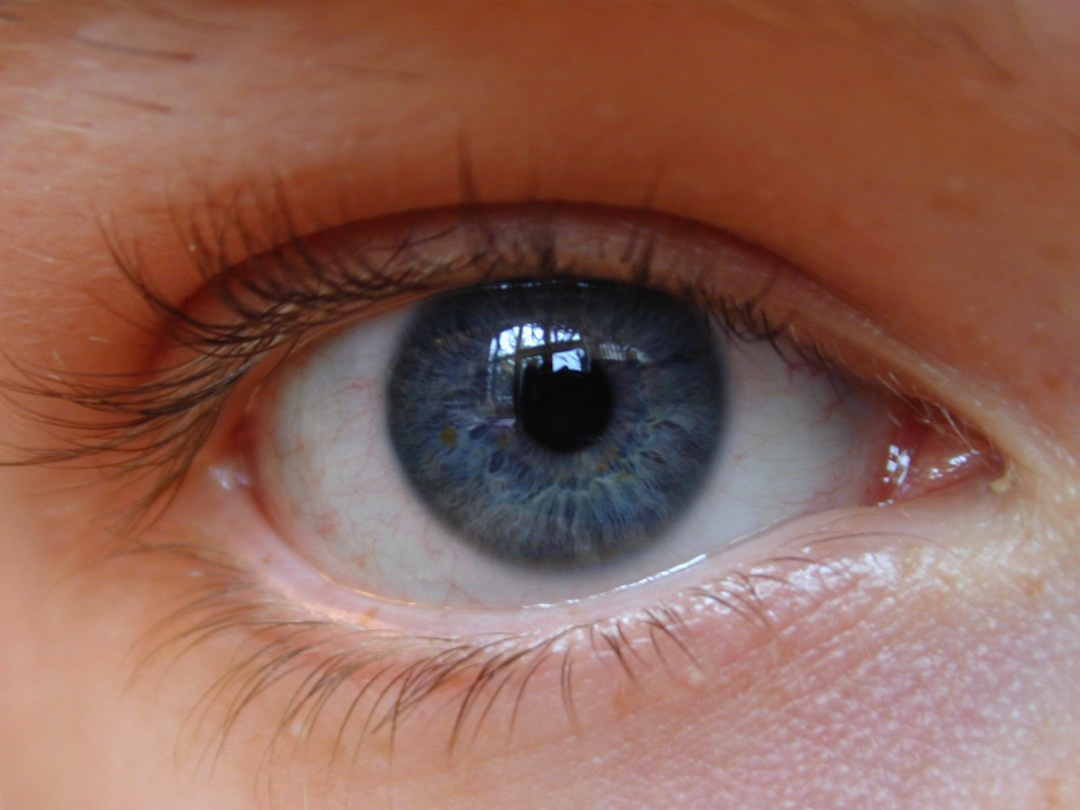
#> input picture img_proc/eye.jpg, 1080 x 810 px, given in place of the camera
$ python calibration.py   (Python 2 division)
#> lines starting #> are read from the running program, lines starting #| are printed output that depends on the picture
### img_proc/eyetracker/eyetracker.py

import cv2
import blob
import numpy as np
from collections import namedtuple
from eyestats import EyeStats
from trackingstats import TrackingStats
from point import Point

class EyeTracker:

	def __init__(self, img_input = None):

		self.Rectangle = namedtuple("Rectangle", "x y w h")

		if img_input != None:
			self.img_input = img_input
			self.img_orig = cv2.resize(
				img_input,
				(self.xScale, self.yScale)
			)

		# detects the eye using haar cascades
		self.cascade = cv2.CascadeClassifier(
			"cascades/haarcascade_eye_tree_eyeglasses.xml"
		)

		self.faceCascade = cv2.CascadeClassifier(
			"cascades/haarcascade_frontalface_default.xml"
		)

		# pupil color constants
		self.pupilThresh = 9000

		# the resized width and height for analysis
		self.xScale = 640
		self.yScale = 480

		self.padding = 10

		# found empircally
		self.averageContourSize = 10000

		self.MAX_COLOR = 60
		self.MIN_COLOR = 0

		self.previousEyes = list()
		self.lostEyes = set()

	def setImage(self, image):
		self.img_input = image
		self.img_orig = cv2.resize(
			self.img_input,
			(self.xScale, self.yScale)
		)
		return self

	def _val2np(self, val):
		return np.array([val], np.uint8)

	# [5 lines left out: function _tupleSum, not called in this run]

	def mapVal(self, x, in_min, in_max, out_min, out_max):
	  return (
	  	(x - in_min) *
	  	(out_max - out_min) /
	  	(in_max - in_min) +
	  	out_min
	  )

	# [159 lines left out: functions getAngle, getAverageAngle, weightPupil, filterAngle, filterBlobs, getPupil and 2 more, not called in this run]

	def getXScale(self):
		return self.xScale

	def getYScale(self):
		return self.yScale

	def getRectSizes(self, rects):
		return map(lambda rect: rect[2] * rect[3], rects)

	def filterRectSize(self, rects):
		try:
			W, H = [(w, h) for _, _, w, h in rects
				if w * h == min(self.getRectSizes(rects))][0]
			#print maxW, maxH
			return [
				(
					x + (w / 2) - (W / 2),
					y + (h / 2) - (H / 2),
					W,
					H
				) for x, y, w, h in rects
			]
		except IndexError:
			return list()

	# [13 lines left out: function matchFace, not called in this run]

	def track(self):
		trackingStats = TrackingStats()

		img = np.copy(self.img_orig)
		trackingStats.setImage(np.copy(img))

		# uses Haar classification to find the eyes
		unfilteredEyeRects = self.cascade.detectMultiScale(
			cv2.cvtColor(
				img,
				cv2.COLOR_BGR2GRAY
			),
			scaleFactor = 2.2,
			minNeighbors = 3,
			maxSize = (200, 200),
			minSize = (0, 0)
		)

		faceRects = self.faceCascade.detectMultiScale(
			cv2.cvtColor(
				img,
				cv2.COLOR_BGR2GRAY
			),
			scaleFactor = 1.9,
			minNeighbors = 1,
			maxSize = (1000, 1000),
			minSize = (0, 0)
		)

		self.eyeRects = self.filterRectSize(unfilteredEyeRects)

		img_disp_colors = np.copy(self.img_orig)
		img_disp_centroids = np.copy(self.img_orig)
		img_disp_tracking = np.copy(self.img_orig)

		# changes the ROI of the image
		for x, y, w, h in self.eyeRects:
			eyeStats = EyeStats()
			eyeStats.setHaarRectangle(self.Rectangle(x, y, w, h))

			# pairs a face with the eyes
			self.matchFace(eyeStats, faceRects)

			img = self.img_orig[y:y+h, x:x+w]
			eyeStats.setImage(self.img_orig[y:y+h, x:x+w])
			img = cv2.resize(img, (self.xScale, self.yScale))

			img_centroid = np.copy(img)
			img_tracking = np.copy(img)

			pupil = self.getPupil(img)
			if pupil == None:
				continue

			# draws the pupil onto the image
			cv2.drawContours(
				img,
				[pupil.getContour()],
				 -1,
				 (0, 255, 255),
				 -1
			)

			# draws a circle for the pupils centroids found
			self.drawPupils(img_centroid, pupil, eyeStats)

			resVec = eyeStats.getResultantVector(self.xScale, self.yScale)
			# draws the centroid on the tracking image
			cv2.circle(
				img_tracking,
				eyeStats.getPupil().getCentroid().toTuple(),
				10,
				(0, 255, 255),
				20
			)

			# gets the end point and maps it to be visualized
			px, py = eyeStats.getPupil().getCentroid() + resVec
			endPoint = (px, py)

			# draws lines indicating looking position
			cv2.line(
				img_tracking,
				eyeStats.getPupil().getCentroid().toTuple(),
				endPoint,
				(0, 255, 0),
				20
			)
			cv2.line(
				img_centroid,
				eyeStats.getPupil().getCentroid().toTuple(),
				(eyeStats.getPupil().getCentroid() + resVec).toTuple(),
				(0, 255, 0),
				20
			)

			# resizes images so they can be put back into the original image
			img = cv2.resize(img, (w, h))
			img_centroid = cv2.resize(img_centroid, (w, h))
			img_tracking = cv2.resize(img_tracking, (w, h))

			# updates the stats
			eyeStats.setTrackingImage(np.copy(img_tracking))
			eyeStats.setColorImage(np.copy(img))
			eyeStats.setCentroidImage(np.copy(img_centroid))

			# sets the inner ROIs to the colored and centroid images
			img_disp_colors[y:y+h, x:x+w] = img
			img_disp_centroids[y:y+h, x:x+w] = img_centroid
			img_disp_tracking[y:y+h, x:x+w] = img_tracking
			cv2.rectangle(
				img_disp_colors,
				(x, y),
				(x + w, y + h),
				(255, 0, 0),
				2
			)
			cv2.rectangle(
				img_disp_centroids,
				(x, y),
				(x + w, y + h),
				(255, 0, 0),
				2
			)
			trackingStats.pushEye(eyeStats)

		trackingStats.setColorImage(np.copy(img_disp_colors))
		trackingStats.setTrackingImage(np.copy(img_disp_tracking))
		trackingStats.setCentroidImage(np.copy(img_disp_centroids))

		self.lostEyes.update(trackingStats.assignIds(self.previousEyes))
		self.previousEyes = trackingStats.getEyeList() + list(self.lostEyes)

		return trackingStats

	# [8 lines left out: function norm, not called in this run]

### img_proc/eyetracker/point.py

class Point:

	def __init__(self, x, y):
		self.x = x
		self.y = y

	def toTuple(self):
		return (self.x, self.y)

	def __add__(self, p):
		return Point(p[0] + self[0], p[1] + self[1])

	# [9 lines left out: function __getitem__, not called in this run]

### img_proc/eyetracker/trackingstats.py

import uuid

class TrackingStats(object):

	def __init__(self):
		self.centroidImage = None
		self.image = None
		self.colorImage = None
		self.trackingImage = None
		self.eyeList = list()
		self.idMap = dict()

	# assigns unique identifiers to pupils
	# returns the eyes that are no longer in the frame
	# takes a list of eyes from the last frame
	# and the lost eyes
	def assignIds(self, prevEyes):
		if len(self.eyeList) == 0:
			return set()

		if len(prevEyes) == 0:
			for eye in self.eyeList:
				eyeId = str(uuid.uuid4())
				self.idMap[eyeId] = eye
				eye.setId(eyeId)
			return set()
		else:
			distList = [
				enumerate(
					[
						eye.norm(
							eye.getHaarCentroid(),
							pEye.getHaarCentroid()
						) for pEye in prevEyes
					]
				) for eye in self.eyeList
			]

			minDistList = map(
				lambda ds: reduce(
					lambda a, b: a if a[1] < b[1] else b, ds
				),
				distList
			)
			usedPrevEyes = list()
			for i, (j, _) in enumerate(minDistList):
				if self.eyeList[i].getId() == None and not j in usedPrevEyes:
					self.eyeList[i].setId(prevEyes[j].getId())
					self.idMap[prevEyes[j].getId()] = self.eyeList[i]
					usedPrevEyes += [j]

			for i in xrange(len(minDistList)):
				if self.eyeList[i].getId() == None:
					eyeId = str(uuid.uuid4())
					self.eyeList[i].setId(eyeId)
					self.idMap[eyeId] = self.eyeList[i]

			return set(prevEyes) - set(prevEyes[j] for j in usedPrevEyes)

	def pushEye(self, eye):
		self.eyeList += [eye]
		return self

	def setColorImage(self, cImage):
		self.colorImage = cImage
		return self

	def setCentroidImage(self, cImage):
		self.centroidImage = cImage
		return self

	def setImage(self, image):
		self.image = image
		return self

	def setTrackingImage(self, image):
		self.trackingImage = image
		return self

	def getTrackingImage(self):
		return self.trackingImage

	def getColorImage(self):
		return self.colorImage

	def getCentroidImage(self):
		return self.centroidImage

	def getImage(self):
		return self.image

	def getEye(self, index):
		return self.eyeList[index]

	def getEyeList(self):
		return self.eyeList

	# [5 lines left out: function __str__, not called in this run]

	def __len__(self):
		return len(self.eyeList)

	def __getitem__(self, key):
		if type(key) == int:
			return self.eyeList[key]
		elif type(key) == str:
			return self.idMap[key]
		else:
			raise TypeError(
				"Cannot index the class using type: " +
				type(key)
			)

### img_proc/eyetracker/movingaverage.py

from collections import namedtuple

class MovingAverageList(object):

	def __init__(self, startingValue, length):
		self.movAvgList = [startingValue for _ in xrange(length)]
		self.lastMean = None

	def getLength(self):
		return len(self.movAvgList)

	# [9 lines left out: functions put, compound, not called in this run]

	def setLength(self, length):
		if length < len(self.movAvgList):
			self.movAvgList = self.movAvgList[length - 1 : -1]
		elif length > len(self.movAvgList):
			lPoint = self.movAvgList[-1]
			self.movAvgList.extend(
				[
					lPoint for _ in xrange(
						length - len(self.movAvgList)
					)
				]
			)
		return self

	def getLastCompoundedResult(self):
		return self.lastMean

	def __getitem__(self, key):
		return self.movAvgList[key]

	def __str__(self):
		return str(self.movAvgList)

class MovingAveragePoints(MovingAverageList):
	def __init__(self, startingValue, length):
		self.Point = namedtuple("Point", "x y")
		super(
			MovingAveragePoints,
			self
		).__init__(startingValue, length)
		self.lastMean = self.Point(0, 0)

	# [15 lines left out: function getMean, not called in this run]

### img_proc/eyetracker/calibration.py

import eyetracker
import cv2
import numpy as np
from movingaverage import MovingAveragePoints
from collections import namedtuple
from point import Point

class EyeCalibration:

	def __init__(self):
		self.camera = cv2.VideoCapture(0)
		self.tracker = eyetracker.EyeTracker()
		self.movAvgDict = dict()
		self.lookingPointMovAvg = MovingAveragePoints(
			Point(
				self.tracker.xScale / 2,
				self.tracker.yScale / 2
			), 5
		)
		self.subDict = dict()
		self.movAvgLength = 3

		self.topLeft = None
		self.topRight = None
		self.bottomLeft = None
		self.bottomRight = None
		self.center = None
		self.headCenter = Point(0, 0)
		self.headOffset = Point(0, 0)

		self.xBias = 0
		self.yBias = 0

		self.xMin = 0
		self.yMin = 0
		self.xMax = self.tracker.getXScale()
		self.yMax = self.tracker.getYScale()

		self.rangePadding = 20

		self.translationXMin = 0
		self.translationXMax = self.tracker.getXScale()
		self.translationYMin = 0
		self.translationYMax = self.tracker.getYScale()

	def getAverageLookingPoint(self, avgDict):
		avgX = 0
		avgY = 0
		sLen = len(avgDict.keys())

		for key in avgDict.keys():
			avgX += avgDict[key]["rVector"].getLastCompoundedResult().x / sLen
			avgY += avgDict[key]["rVector"].getLastCompoundedResult().y / sLen

		return Point(
			self.tracker.mapVal(
				self.tracker.getXScale() / 2 - avgX - self.xBias,
				self.xMin - self.rangePadding - self.xBias,
				self.xMax + self.rangePadding - self.xBias,
				self.translationXMin,
				self.translationXMax
			),
			self.tracker.mapVal(
				self.tracker.getYScale() / 2 + avgY - self.yBias,
				self.yMin - self.rangePadding - self.yBias,
				self.yMax + self.rangePadding - self.yBias,
				self.translationYMin,
				self.translationYMax
			)
		)

	def drawCanvas(self, img, avgDict):
		avgLookingPoint = self.getAverageLookingPoint(avgDict)
		currentPoint = self.lookingPointMovAvg.compound(
			avgLookingPoint,
			Point(0, 0)
		) + self.headOffset
		cv2.circle(
			img,
			currentPoint.toTuple(),
			5, (0, 255, 255), 5
		)
		return self

	def updateExistingValue(self, r):
		r.pupil.centroid = self.movAvgDict[r.getId()]["centroid"].compound(
			r.getPupil().getCentroid(),
			Point(0, 0)
		)
		self.movAvgDict[r.getId()]["rVector"].compound(
			r.getResultantVector(
				self.tracker.getXScale(),
				self.tracker.getYScale()
			),
			self.movAvgDict[r.getId()][
				"centroid"
			].getLastCompoundedResult()
		)

	def updateMovAvgDict(self, results):
		newDict = dict()
		for r in results:
			if self.center != None:
				self.headOffset = (
					self.headCenter -
					self.getCenter(r.getFace())
				)

			if not r.getId() in self.movAvgDict.keys():
				self.movAvgDict[r.getId()] = {
					"centroid":
						MovingAveragePoints(
							r.getPupil().getCentroid(),
							self.movAvgLength
						),
					"rVector":
						MovingAveragePoints(
							r.getResultantVector(
								self.tracker.getXScale(),
								self.tracker.getYScale()
							),
							self.movAvgLength
						)
				}
			self.updateExistingValue(r)
			newDict[r.getId()] = self.movAvgDict[r.getId()]

		self.subDict = newDict
		return newDict

	def drawFilteredGaze(self, img, results):
		for r in results:
			hr = r.getHaarRectangle()
			imgDisp = cv2.resize(
				img[
					hr.y : hr.y + hr.h,
					hr.x : hr.x + hr.w
				],
				(
					self.tracker.getXScale(),
					self.tracker.getYScale()
				)
			)

			centroidPoint = self.movAvgDict[
				r.getId()
			]["centroid"].getLastCompoundedResult()

			lookingVector = self.movAvgDict[
				r.getId()
			]["rVector"].getLastCompoundedResult()

			cv2.line(
				imgDisp,
				centroidPoint.toTuple(),
				(
					centroidPoint +
					lookingVector
				).toTuple(),
				(0, 255, 0),
				20
			)

			img[
				hr.y : hr.y + hr.h,
				hr.x : hr.x + hr.w
			] = cv2.resize(imgDisp, (hr.w, hr.h))

		return img

	def setPointAfterButton(self, button = 32):
		while True:
			_, frame = self.camera.read()
			self.tracker.setImage(frame)

			results = self.tracker.track()
			avgDict = self.updateMovAvgDict(results)
			avgPoint = self.getAverageLookingPoint(avgDict)

			raw_img = results.getImage()
			img = self.drawFilteredGaze(raw_img, results)

			flippedImage = cv2.flip(img, 1)
			self.drawCanvas(flippedImage, avgDict)
			cv2.imshow('Eye Tracking', flippedImage)
			if cv2.waitKey(1) == button:
				return avgPoint, results

	def getCenter(self, rect):
		try:
			return Point(
				rect.x + rect.w / 2,
				rect.y + rect.h / 2
			)
		except AttributeError:
			return Point(0, 0)

	def setCornerPointsInteractive(self):
		self.lookingPointMovAvg.setLength(6)
		print "Set top left corner"
		self.topLeft, _ = self.setPointAfterButton()
#> in setPointAfterButton, frame is the input picture: shape (810, 1080, 3); mean B, G, R 88, 100.1, 141.3
#> in track, `unfilteredEyeRects = self.cascade.detectMultiScale( cv2.cvtColor( img,..`: unfilteredEyeRects = ()
#> in track, `self.eyeRects = self.filterRectSize(unfilteredEyeRects)`: self.eyeRects = []
#> in setPointAfterButton, `avgDict = self.updateMovAvgDict(results)`: avgDict = 0 items
#> in getAverageLookingPoint, `sLen = len(avgDict.keys())`: sLen = 0
#> in setPointAfterButton, `flippedImage = cv2.flip(img, 1)`:
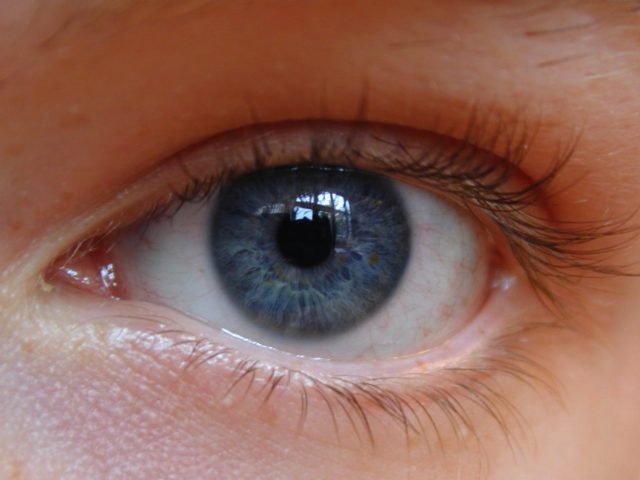
#> flippedImage: shape (480, 640, 3); mean of channels 0, 1, 2 87.9, 100, 141.2; drawn as B, G, R

		print "Set top right corner"
		self.topRight, _ = self.setPointAfterButton()

		print "Set bottom left corner"
		self.bottomLeft, _ = self.setPointAfterButton()

		print "Set bottom right corner"
		self.bottomRight, _ = self.setPointAfterButton()

		print "Set center"
		self.center, res = self.setPointAfterButton()
		self.headCenter = self.getCenter(res[0].getFace())

		self.xMax = self.topRight.x
		self.xMin = self.topLeft.x
		self.yMax = self.bottomRight.y
		self.yMin = self.topRight.y

	def getAverageBias(self):
		return (
			int(self.center.x - self.tracker.getXScale() / 2),
			int(self.center.y - self.tracker.getYScale() / 2)
		)

	def calibrate(self):
		self.setCornerPointsInteractive()
		self.xBias, self.yBias = self.getAverageBias()
		self.run()

	def run(self):
		self.lookingPointMovAvg.setLength(10)
		self.setPointAfterButton(27)

if __name__ == "__main__" or True:
	eyeCalibration = EyeCalibration()
#> (the run stopped early here; a loop or call above may not have finished)

$ run again, on img_proc/face.jpg
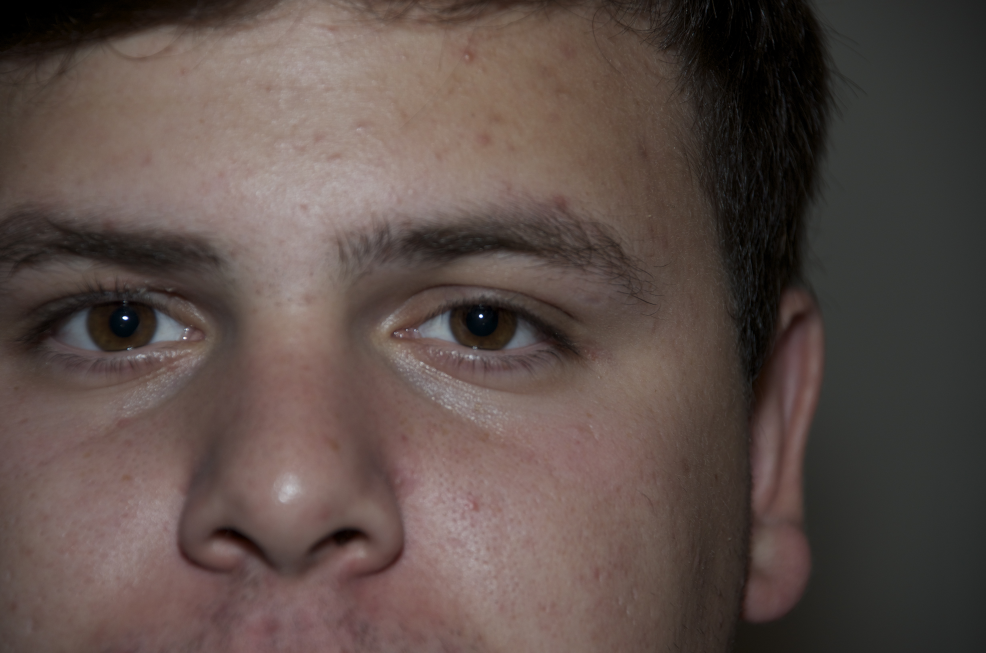
#> input picture img_proc/face.jpg, 4928 x 3264 px, given in place of the camera (shown at 1/5 size)
#> in setPointAfterButton, frame is the input picture: shape (3264, 4928, 3); mean B, G, R 72.7, 77.5, 91.8
#> in setImage, `self.img_orig = cv2.resize( self.img_input, (self.xScale, self.yScale) )`:
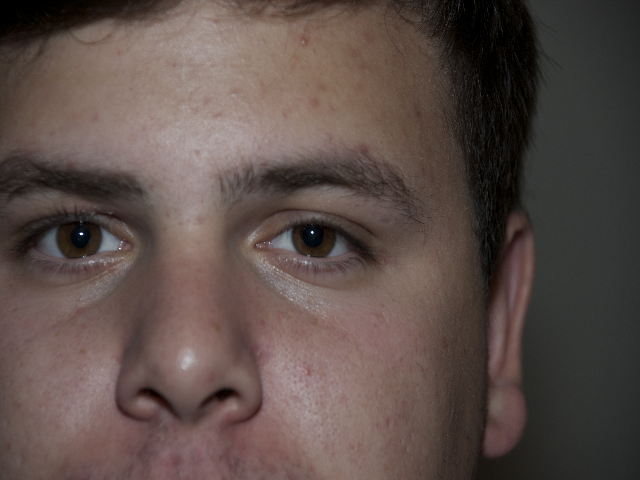
#> self.img_orig: shape (480, 640, 3); mean B, G, R 72.6, 77.4, 91.7
#> unfilteredEyeRects = [[20, 191, 97, 97], [264, 194, 97, 97]]
#> faceRects = ()
#> W = 97
#> self.eyeRects = [(20, 191, 97, 97), (264, 194, 97, 97)]
#> the loop in track, `for x, y, w, h in self.eyeRects:` made 1 pass
#> (x, y, w, h) on pass 1: (20, 191, 97, 97)
#> after the loop in track, `for x, y, w, h in self.eyeRects:`:
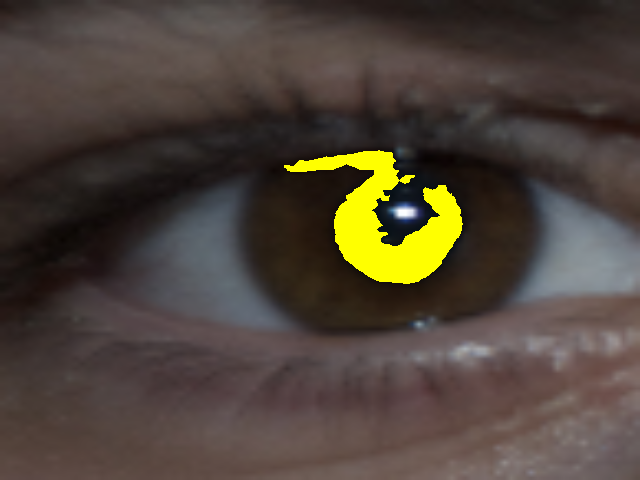
#> img: shape (480, 640, 3); mean B, G, R 57.2, 67.6, 77.9
